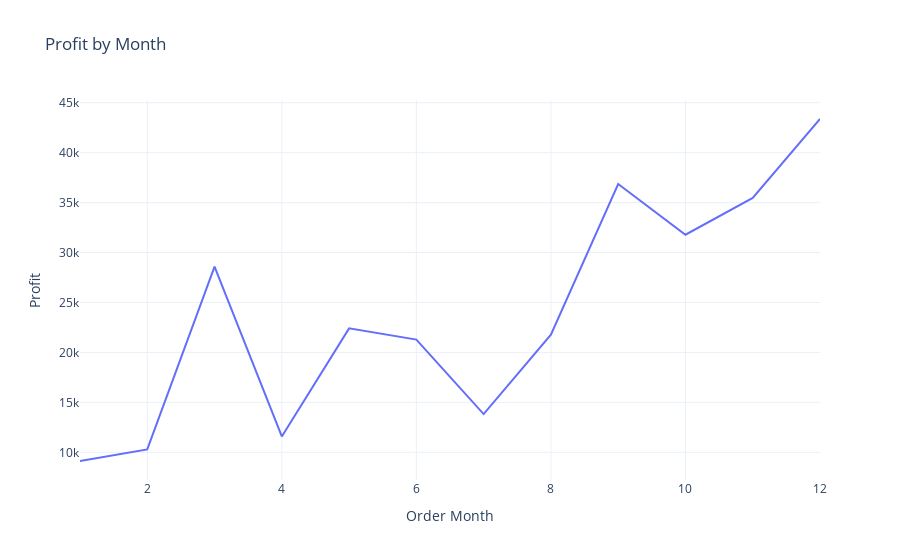

The notebook cell saved with this chart:
### Code cell
fig = px.line(profit_by_month,
              x='Order Month',
              y='Profit',
              title='Profit by Month')
fig.show()

### Figure 1 — Plotly figure (JSON) as saved in the notebook; plotly's stock layout.template omitted (floating-point values rounded to 4 significant figures)
{"data": [{"hovertemplate": "Order Month=%{x}<br>Profit=%{y}<extra></extra>", "legendgroup": "", "line": {"color": "#636efa", "dash": "solid"}, "marker": {"symbol": "circle"}, "mode": "lines", "name": "", "orientation": "v", "showlegend": false, "x": [1, 2, 3, 4, 5, 6, 7, 8, 9, 10, 11, 12], "xaxis": "x", "y": [9134.0, 10290.0, 28590.0, 11590.0, 22410.0, 21290.0, 13830.0, 21780.0, 36860.0, 31780.0, 35470.0, 43370.0], "yaxis": "y", "type": "scatter"}], "layout": {"xaxis": {"anchor": "y", "domain": [0.0, 1.0], "title": {"text": "Order Month"}}, "yaxis": {"anchor": "x", "domain": [0.0, 1.0], "title": {"text": "Profit"}}, "legend": {"tracegroupgap": 0}, "title": {"text": "Profit by Month"}}}
